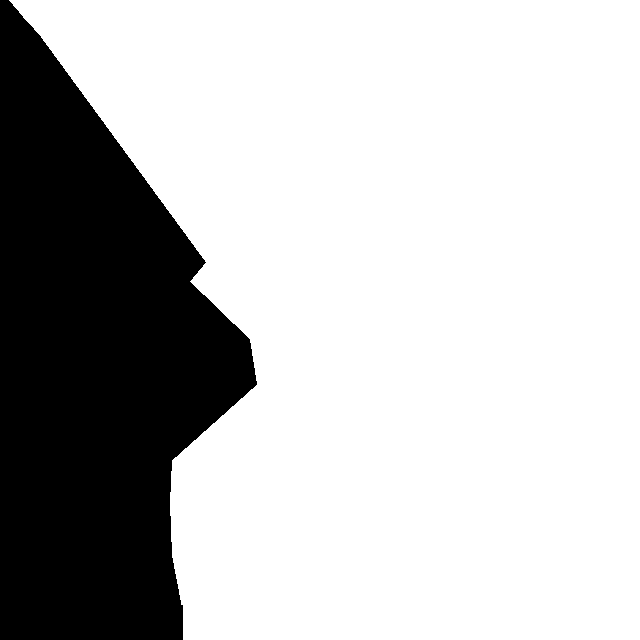
#> input picture viga_mascara.png, 640 x 640 px
$ python loop_trayectorias.py
#> lines starting #> are read from the running program, lines starting #| are printed output that depends on the picture; after the words box and inside, x2 and y2 are one past the last pixel; in counts of white or black regions, pixels touching at a corner belong together; pictures that were not available may be replaced by others from this repository, and a replacement may not be noted
### objetos_trayectorias.py
# -*- coding: utf-8 -*-
"""
objetos_trayectorias.py

@author: Damián E. Stanganelli
"""

# Librerias importadas
import cv2
import numpy as np
from munkres import Munkres

class Trayectorias(object):
  """
  Objeto que administra el listado de trayectorias
    trayectorias
    trayectoriasArchivadas
    numeroDeFotograma
    indiceDisponible
    antiguedadPermitida
    costoAceptable
  """
  def __init__(self,mediciones,numeroDeFotograma):
    self.trayectorias = []
    self.trayectoriasArchivadas = []
    self.numeroDeFotograma = numeroDeFotograma
    self.indiceDisponible = 1
    self.antiguedadPermitida = 8
    self.costoAceptable = 20
    for medicion in mediciones:
      self.nuevaTrayectoria(medicion)

  def nuevaTrayectoria(self,medicion):
      self.trayectorias.append(Trayectoria(medicion,
                                           self.indiceDisponible,
                                           self.numeroDeFotograma))
      self.indiceDisponible += 1

  # [33 lines left out: functions predicciones, asignar, calcularCostos, not called in this run]

  def calcularCosto(self,prediccion,medicion):
    return np.sqrt((prediccion[0]-medicion[0])**2 +
                   (prediccion[1]-medicion[1])**2)

  # [10 lines left out: function archivarAntiguas, not called in this run]

  def archivarTodas(self):
    for trayectoria in self.trayectorias:
      trayectoria.limpiar()
    self.trayectoriasArchivadas.extend(self.trayectorias)
    self.trayectorias = []

  # [9 lines left out: functions mejorTrayectoria, trayectoriaPorIndice, not called in this run]

class Trayectoria(object):
  """
  Conjunto de atributos que definen la trayectoria
  Atributos:
    posiciones: lista de posiciones asignadas ya sea medidas o predichas
    filtro: filtro de Kalman asociado
    prediccion: una posicion predicha por el filtro
    indice: indice que lo identifica, debe ser unico
    primerFotograma: fotograma en el que se creo el objeto
    ultimoFotograma: ultimo fotograma en el que se asigno una medicion
  """
  def __init__(self,medicion,indiceDisponible,numeroDeFotograma):
    self.indice = indiceDisponible
    self.posiciones = []
    self.inicializarFiltro(medicion)
    self.primerFotograma = numeroDeFotograma
    self.asignar(medicion,numeroDeFotograma)
    print self.indice,self.primerFotograma

  def inicializarFiltro(self,medicion):
    # Filtro Kalman: Estados:4, mediciones:2, Entradas de control:0.
    self.filtro = cv2.KalmanFilter(4,2,0)
    # Matrices del filro
    self.filtro.measurementMatrix = np.eye(2,4,dtype = np.float32)
    self.filtro.transitionMatrix = np.float32(np.eye(4) + np.eye(4,4,2))
    self.filtro.processNoiseCov = np.eye(4,dtype = np.float32) * 0.03
    # Posicion inicial
    self.filtro.statePre = np.array([[medicion[0]],
                                     [medicion[1]],
                                     [0],
                                     [0]], dtype = np.float32)

  def asignar(self,medicion,numeroDeFotograma):
    self.filtro.correct(np.array([[np.float32(medicion[0])],
                                  [np.float32(medicion[1])]]))
    self.prediccion = self.filtro.predict()
    self.posiciones.append([int(self.prediccion[0]),
                            int(self.prediccion[1])])
    self.ultimoFotograma = numeroDeFotograma

  # [4 lines left out: function asignarPrediccion, not called in this run]

  def limpiar(self):
    self.filtro = None
    self.prediccion = None

class Blobs(object):
  """
  Objeto que administra el listado de blobs
  Atributos:
    blobs
    menorAreaPermitida
  """
  def __init__(self,frg,menorAreaPermitida=20):
    self.menorAreaPermitida = menorAreaPermitida
    # Se obtienen los contornos de los blobs
    contornos = cv2.findContours(frg.copy(),
                                 cv2.RETR_EXTERNAL,
                                 cv2.CHAIN_APPROX_SIMPLE)[1]
    # Se agregan los blobs al listado
    self.blobs = []
    for contorno in contornos:
      M = cv2.moments(contorno)
      area = M['m00']
      if area >= self.menorAreaPermitida:
        centroide = (int(M['m10']/area),int(M['m01']/area))
        self.blobs.append(Blob(area,centroide,contorno))

  def areas(self):
    areas = []
    for blob in self.blobs:
      areas.append(blob.area)
    return areas

  def centroides(self):
    centroides = []
    for blob in self.blobs:
      centroides.append(blob.centroide)
    return centroides

  # [5 lines left out: function contornos, not called in this run]

  def ordenarPorArea(self):
    self.blobs = [b for (a,b) in sorted(zip(self.areas(),self.blobs))]
    self.blobs.reverse()

  def tomarMayores(self,cantidad):
    self.ordenarPorArea()
    self.blobs = self.blobs[:cantidad]

  # [15 lines left out: function graficar, not called in this run]

class Blob(object):
  """
  Conjunto de atributos que definen el blob
  Atributos:
    area
    centroide
    contorno
  """
  def __init__(self,area,centroide,contorno):
    self.area = area
    self.centroide = centroide
    self.contorno = contorno

### loop_trayectorias.py
# -*- coding: utf-8 -*-
"""
loop_trayectorias.py

@author: Damián E. Stanganelli
"""

# Librerías importadas
import cv2
import objetos_trayectorias as tray
import pickle

# Video a analizar
cap = cv2.VideoCapture('viga.mp4')

# Se utilizará una máscara para definir la ROI
mascara = cv2.imread('viga_mascara.png')
#> mascara is the input picture: shape (640, 640, 3); 74.5% white; 1 black region, box (x1, y1, x2, y2) and area: (0, 0, 257, 640) 104390

# Video a guardar
w = 640 #Dimensión de video de salida
fourcc = cv2.VideoWriter_fourcc(*'XVID')#Códec de video
out = cv2.VideoWriter('viga_blobs.avi', #Nombre
                      fourcc,           #Códec de video
                      20.0,             #FPS
                      (w,w))            #Resolución

# Creacion del sustractor de fondo MOG2
bs = cv2.createBackgroundSubtractorMOG2()
bs.setDetectShadows(True)
bs.setShadowValue(0)

# Tiempo en ms a esperar entre frames, 0 = para siempre
tms = 0
# Inicio del video
cap.set(cv2.CAP_PROP_POS_FRAMES,10)

# Lazo principal
while(cap.isOpened()):
  " DETECCION DE OBJETOS "
  # Se obtiene un fotograma
  numeroDeFotograma = cap.get(cv2.CAP_PROP_POS_FRAMES)
  ret,fotograma = cap.read()
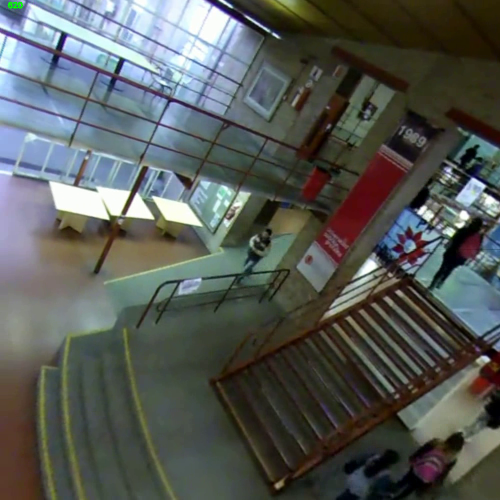
#> input picture frame 10 of viga_tray_111.avi, 1000 x 1000 px, given in place of viga.mp4, which was not available (shown at 1/2 size)
#> fotograma is the input picture: shape (1000, 1000, 3); mean B, G, R 86.5, 90.2, 86.2
  if not ret: break
  # Se escala la imagen para reducir tiempo de procesamiento
  fotogramaEscalado = cv2.resize(fotograma, #Imagen original
                                 (w,w))     #Dimensión deseada
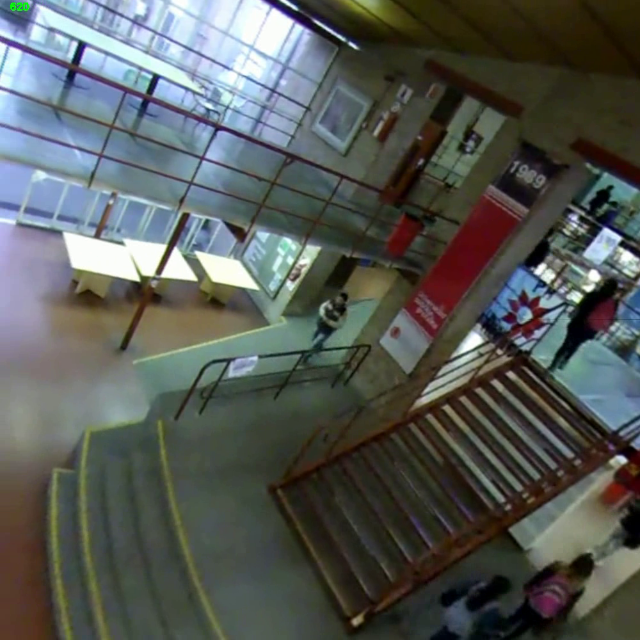
#> fotogramaEscalado: shape (640, 640, 3); mean B, G, R 86.4, 90.1, 86.1
  # Se aplica la máscara definida para limitar la ROI
  fotogramaConMascara = cv2.bitwise_and(fotogramaEscalado, #Imagen origen
                                        mascara)           #Máscara a aplicar
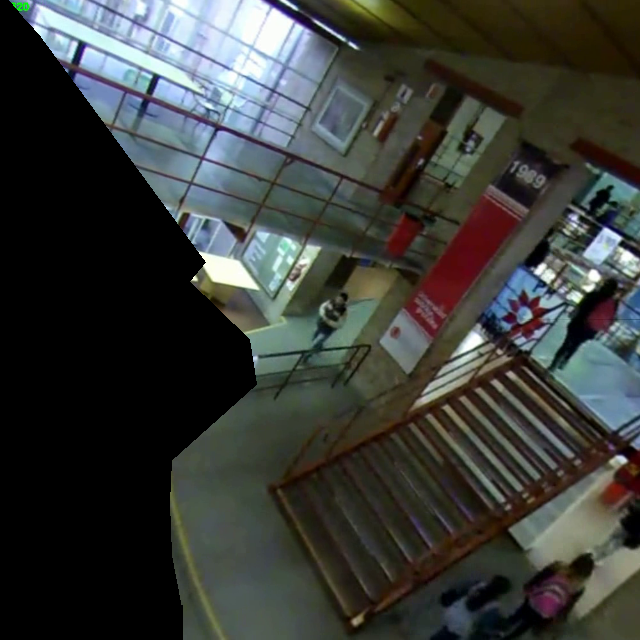
#> fotogramaConMascara: shape (640, 640, 3); mean B, G, R 56.7, 60.3, 57.8
  # Se aplica el sustractor de fondo
  frgMOG2 = bs.apply(fotogramaConMascara)
#> frgMOG2: shape (640, 640); 25.5% white; 32 white regions (28 under 20 px), largest, box (x1, y1, x2, y2) and area: (0, 0, 257, 640) 104390, (630, 514, 640, 525) 65, (536, 245, 544, 256) 55, (580, 316, 583, 325) 20
  # Se aplica blur Gaussiano:
  frgBlur = cv2.GaussianBlur(frgMOG2, #Imagen origen
                             (17,17), #Tamaño de kernel
                             0)       #Desviación estándar en X
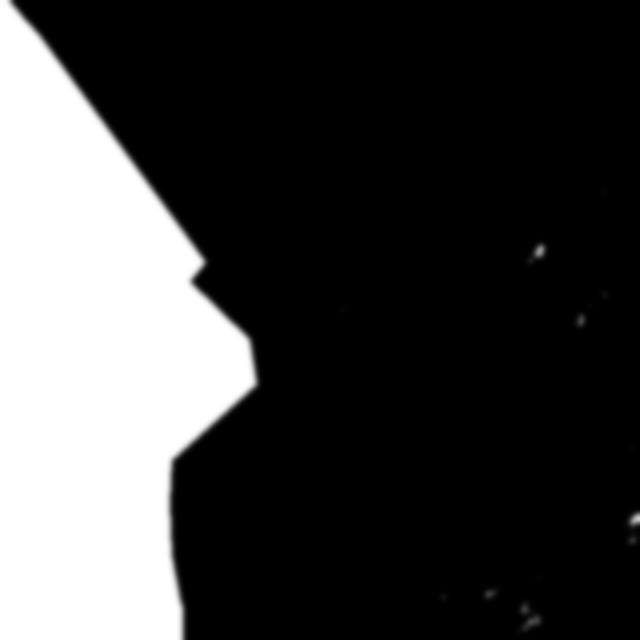
#> frgBlur: shape (640, 640); min 0, max 255, mean 65.1
  # Se aplica umbral de Otsu:
  frgFiltrado = cv2.threshold(frgBlur,#Imagen origen
                              0,      #Valor mínimo del umbral
                              255,    #Valor máximo del umbral
                              cv2.THRESH_BINARY+cv2.THRESH_OTSU)[1]
#> frgFiltrado: shape (640, 640); 25.5% white; 3 white regions (1 under 20 px)

  " IDENTIFICACIÓN DE OBJETOS "
  # Se calculan los blobs a partir del frg
  blobs = tray.Blobs(frgFiltrado)
#> in __init__, `contornos = cv2.findContours(frg.copy(), cv2.RETR_EXTERNAL, cv2.CHAIN_..`: contornos = 3 contours, 1 with area under 20; largest, box (x1, y1, x2, y2) and area: (0, 0, 256, 640) 103653, (633, 515, 640, 523) 35
#> the loop in __init__, `for contorno in contornos:` made 3 passes
#> area on passes 1, 3: 35, 103653
#> after the loop in __init__, `for contorno in contornos:`: self.blobs = 2 items
  # Se toman solo los blobs mas grandes
  blobs.tomarMayores(10)
#> the loop in areas, `for blob in self.blobs:` made 2 passes
#> after the loop in areas, `for blob in self.blobs:`: areas = [35, 103653]
  # Se toman las mediciones
  mediciones = blobs.centroides()
#> the loop in centroides, `for blob in self.blobs:` made 2 passes
#> after the loop in centroides, `for blob in self.blobs:`: centroides = [(92, 365), (636, 518)]
#> mediciones = [(92, 365), (636, 518)]

  " SEGUIMIENTO DE OBJETOS "
  # Se verifica que existan trayectorias
  try:
    trayectorias
  except NameError:
    # Si no existe la lista de trayectorias, crearla.
    trayectorias = tray.Trayectorias(mediciones,numeroDeFotograma)
#> the loop in __init__, `for medicion in mediciones:` made 2 passes
#| 1 10.0
#| 2 10.0
  else:
    # Si existe, asignar mediciones
    indices = trayectorias.asignar(mediciones,numeroDeFotograma)
    # Y graficar los contornos de los blobs
    blobs.graficar(fotogramaEscalado,indices)

  # Se agrega el número de fotograma
  cv2.putText(fotogramaEscalado,
              str(int(numeroDeFotograma))+'/'+
              str(int(cap.get(cv2.CAP_PROP_FRAME_COUNT))),
              (15,15),
              cv2.FONT_HERSHEY_SIMPLEX,
              0.5,
              (0,255,0),
              thickness=2)
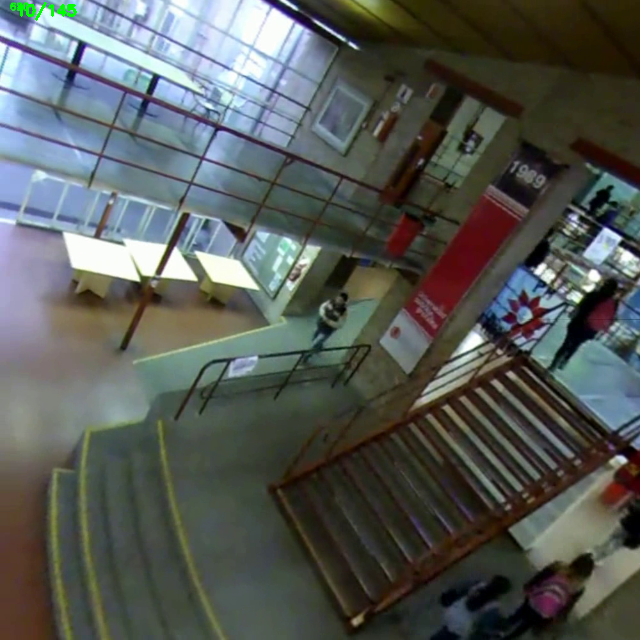
#> fotogramaEscalado: shape (640, 640, 3); 0.1% of pixels changed, all inside (x1, y1, x2, y2) = (17, 2, 77, 21)

  # Se muestran los blobs y los índices
  cv2.imshow('Fotograma',fotogramaEscalado)
  cv2.moveWindow('Fotograma',0,0)

  # Se guarda fotograma con blobs
  out.write(fotogramaEscalado)

  # Botones de terminado, pausado, reanudar
  k = cv2.waitKey(tms) & 0xFF
#> (key q is pressed here)
  if k == ord('q'):
    break # Terminar
  elif k == ord('p'):
    tms = 0 #Pausar
  elif k == ord('f'):
    tms = 10 # Reanudar

# Se guardan los resultados
trayectorias.archivarTodas()
#> the loop in archivarTodas, `for trayectoria in self.trayectorias:` made 2 passes
with open('trayectorias.pkl','wb') as output:
  pickle.dump(trayectorias,
              output,
              pickle.HIGHEST_PROTOCOL)

# Se libera el video y destruyen las ventanas
cap.release()
out.release()
cv2.destroyAllWindows()
